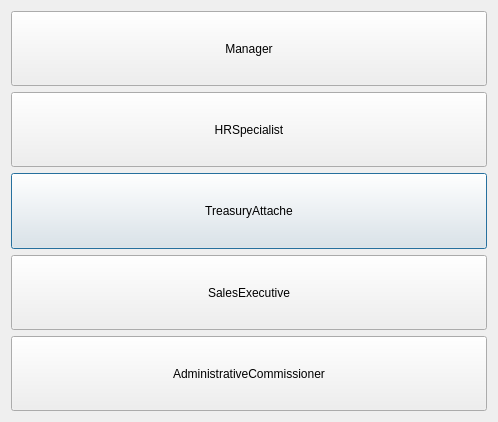
<?xml version="1.0" encoding="UTF-8"?>
<ui version="4.0">
 <class>salary</class>
 <widget class="QDialog" name="salary">
  <property name="geometry">
   <rect>
    <x>0</x>
    <y>0</y>
    <width>498</width>
    <height>422</height>
   </rect>
  </property>
  <property name="windowTitle">
   <string>Dialog</string>
  </property>
  <layout class="QFormLayout" name="formLayout">
   <item row="2" column="0" colspan="2">
    <widget class="QPushButton" name="pushButton_5">
     <property name="sizePolicy">
      <sizepolicy hsizetype="Minimum" vsizetype="Expanding">
       <horstretch>0</horstretch>
       <verstretch>0</verstretch>
      </sizepolicy>
     </property>
     <property name="text">
      <string>TreasuryAttache</string>
     </property>
    </widget>
   </item>
   <item row="3" column="0" colspan="2">
    <widget class="QPushButton" name="pushButton_4">
     <property name="sizePolicy">
      <sizepolicy hsizetype="Minimum" vsizetype="Expanding">
       <horstretch>0</horstretch>
       <verstretch>0</verstretch>
      </sizepolicy>
     </property>
     <property name="text">
      <string>SalesExecutive</string>
     </property>
    </widget>
   </item>
   <item row="4" column="0" colspan="2">
    <widget class="QPushButton" name="pushButton_3">
     <property name="sizePolicy">
      <sizepolicy hsizetype="Minimum" vsizetype="Expanding">
       <horstretch>0</horstretch>
       <verstretch>0</verstretch>
      </sizepolicy>
     </property>
     <property name="text">
      <string>AdministrativeCommissioner</string>
     </property>
    </widget>
   </item>
   <item row="1" column="0" colspan="2">
    <widget class="QPushButton" name="pushButton">
     <property name="sizePolicy">
      <sizepolicy hsizetype="Minimum" vsizetype="Expanding">
       <horstretch>0</horstretch>
       <verstretch>0</verstretch>
      </sizepolicy>
     </property>
     <property name="text">
      <string>HRSpecialist</string>
     </property>
    </widget>
   </item>
   <item row="0" column="0" colspan="2">
    <widget class="QPushButton" name="pushButton_2">
     <property name="sizePolicy">
      <sizepolicy hsizetype="Minimum" vsizetype="Expanding">
       <horstretch>0</horstretch>
       <verstretch>0</verstretch>
      </sizepolicy>
     </property>
     <property name="text">
      <string>Manager</string>
     </property>
    </widget>
   </item>
  </layout>
 </widget>
 <resources/>
 <connections/>
</ui>
